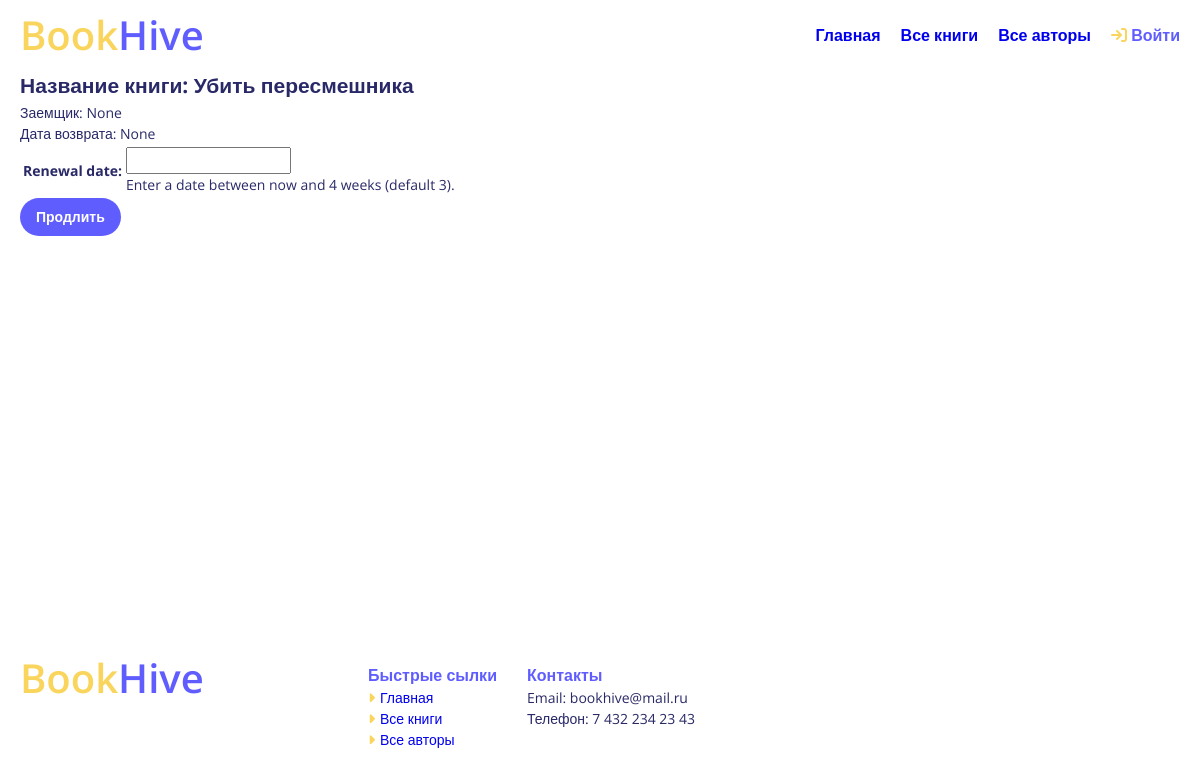
/catalog/book/c9e34011-f568-4c58-88ab-af83c4f40318/renew/, run on an earlier commit of the app's database.
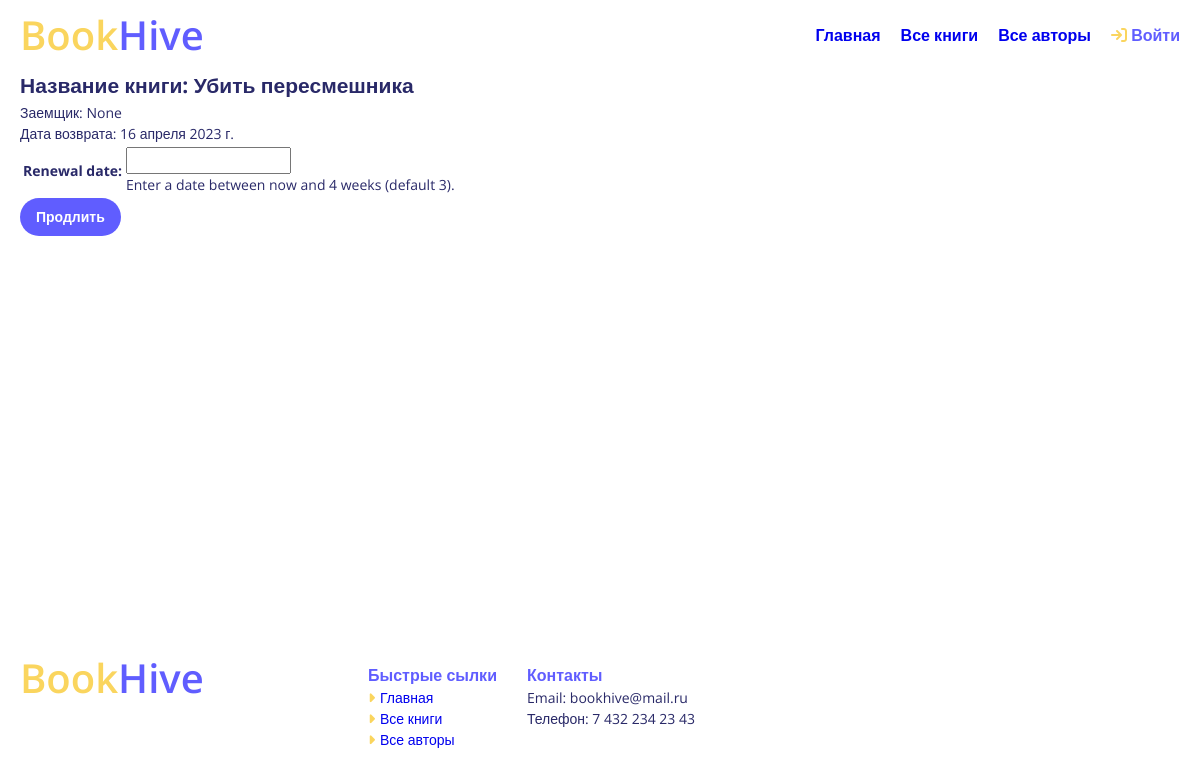
And on a later commit of the database.
### catalog/models.py (models this page shows, shortened)
class BookInstance(models.Model):
    id = models.UUIDField(primary_key=True, default=uuid.uuid4, help_text="Unique ID for this particular book across whole library")
    book = models.ForeignKey('Book', on_delete=models.SET_NULL, null=True)
    imprint = models.CharField(max_length=200)
    due_back = models.DateField(null=True, blank=True)
    borrower = models.ForeignKey(User, on_delete=models.SET_NULL, null=True, blank=True)
    LOAN_STATUS = (
        ('m', 'Maintenance'),
        ('o', 'On loan'),
        ('a', 'Available'),
        ('r', 'Reserved'),
    )
    status = models.CharField(max_length=1, choices=LOAN_STATUS, blank=True, default='m', help_text='Book availability')
    class Meta:
        ordering = ["due_back"]
        permissions = (("can_mark_returned", "Set book as returned"),)
    @property
    def is_overdue(self):
        if self.due_back and date.today() > self.due_back:
            return True
        return False

class Book(models.Model):
    image = models.ImageField(null=True, blank=True,default='default.jpg', upload_to='Books')
    title = models.CharField(max_length=200)
    author = models.ForeignKey('Author', on_delete=models.SET_NULL, null=True)
    summary = models.TextField(max_length=1000, help_text="Enter a brief description of the book")
    isbn = models.CharField('ISBN',max_length=13, help_text='13 Character <a href="https://www.isbn-international.org/content/what-isbn">ISBN number</a>')
    genre = models.ManyToManyField(Genre, help_text="Select a genre for this book")
    def display_genre(self):
        """
        Creates a string for the Genre. This is required to display genre in Admin.
        """
        return ', '.join([ genre.name for genre in self.genre.all()[:3] ])
    display_genre.short_description = 'Genre'

### catalog/views.py (the view)
# urls.py: re_path(r'^book/(?P<pk>[-\w]+)/renew/$', views.renew_book_librarian, name='renew-book-librarian'),
def renew_book_librarian(request, pk):
    book_inst = get_object_or_404(BookInstance, pk=pk)
    if request.method == 'POST':
        form = RenewBookForm(request.POST)
        if form.is_valid():
            book_inst.due_back = form.cleaned_data['due_back']
            book_inst.save()
            return HttpResponseRedirect(reverse('profile') )
    else:
        proposed_renewal_date = datetime.date.today() + datetime.timedelta(weeks=3)
        form = RenewBookForm(initial={'renewal_date': proposed_renewal_date,})
    return render(request, 'catalog/book_renew_librarian.html', {'form': form, 'bookinst':book_inst})

### catalog/forms.py (shortened to what this page needs)
class RenewBookForm(forms.ModelForm):
    class Meta:
        model = BookInstance
        fields = ['due_back',]
        labels = { 'due_back': _('Renewal date'), }
        help_texts = { 'due_back': _('Enter a date between now and 4 weeks (default 3).'), }

### catalog/templates/catalog/book_renew_librarian.html (shortened to what this page needs)
{% extends "base_generic.html" %}
{% block content %}
    <div class="__container">
        <h1>Название книги: {{bookinst.book.title}}</h1>
        <p>Заемщик: {{bookinst.borrower}}</p>
        <p{% if bookinst.is_overdue %} class="text-danger"{% endif %}>Дата возврата: {{bookinst.due_back}}</p>
        <form action="" method="post">
            <table>
            {{ form }}
            </table>
            <input class="btn default_btn" type="submit" value="Продлить" />
        </form>
    </div>
{% endblock %}

What changed in the data, as far as the page shows it:
changed BookInstance "None": due_back "None" → "16 апреля 2023 г."
